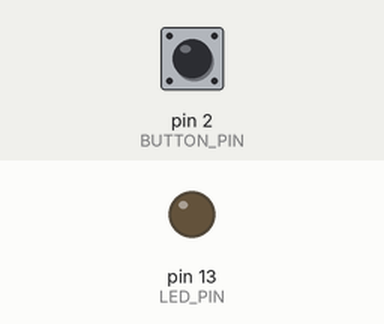
Simulated run of this sketch. Board: Arduino Uno, built with avr-gcc and run on an emulated ATmega328P. On the bench: output pins drawn as LEDs (lit = HIGH). The test bench sets the inputs (shaded band); at power-on: pin 2 (BUTTON_PIN) HIGH.

Above: at 1.2 s.
1.3 s: pin 2 (BUTTON_PIN) pulled LOW for 0.15 s
At 1.38 s:
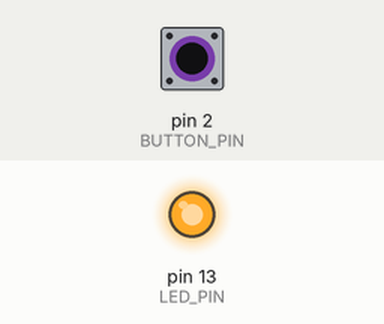
2.9 s: pin 2 (BUTTON_PIN) pulled LOW for 3.2 s
At 7.0 s:
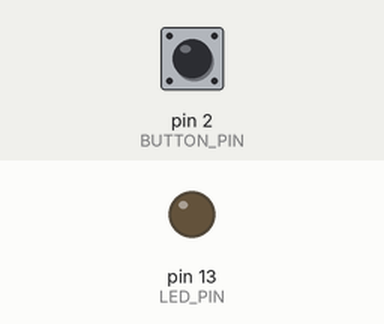
Timing chart, 0 to 8.5 s (numbered marks = the images above; inputs shaded):
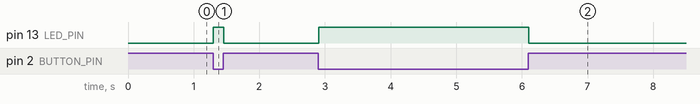

Measured:
- after the input at 1.3 s, pin 13 (LED_PIN): LOW → HIGH at once, → LOW 0.16 s later
- after the input at 2.9 s, pin 13 (LED_PIN): LOW → HIGH at once, → LOW 3.2 s later

The sketch:

1._button_led.ino
```cpp
#define BUTTON_PIN 2
#define LED_PIN 13

void setup() {
  pinMode(BUTTON_PIN, INPUT_PULLUP);
  pinMode(LED_PIN, OUTPUT);
}

void loop() {

  int stan_btn = digitalRead(BUTTON_PIN);
  if (stan_btn == HIGH) {
    digitalWrite(LED_PIN, LOW);
  } else {
    digitalWrite(LED_PIN, HIGH);
  }

  delay(20);
}
```
